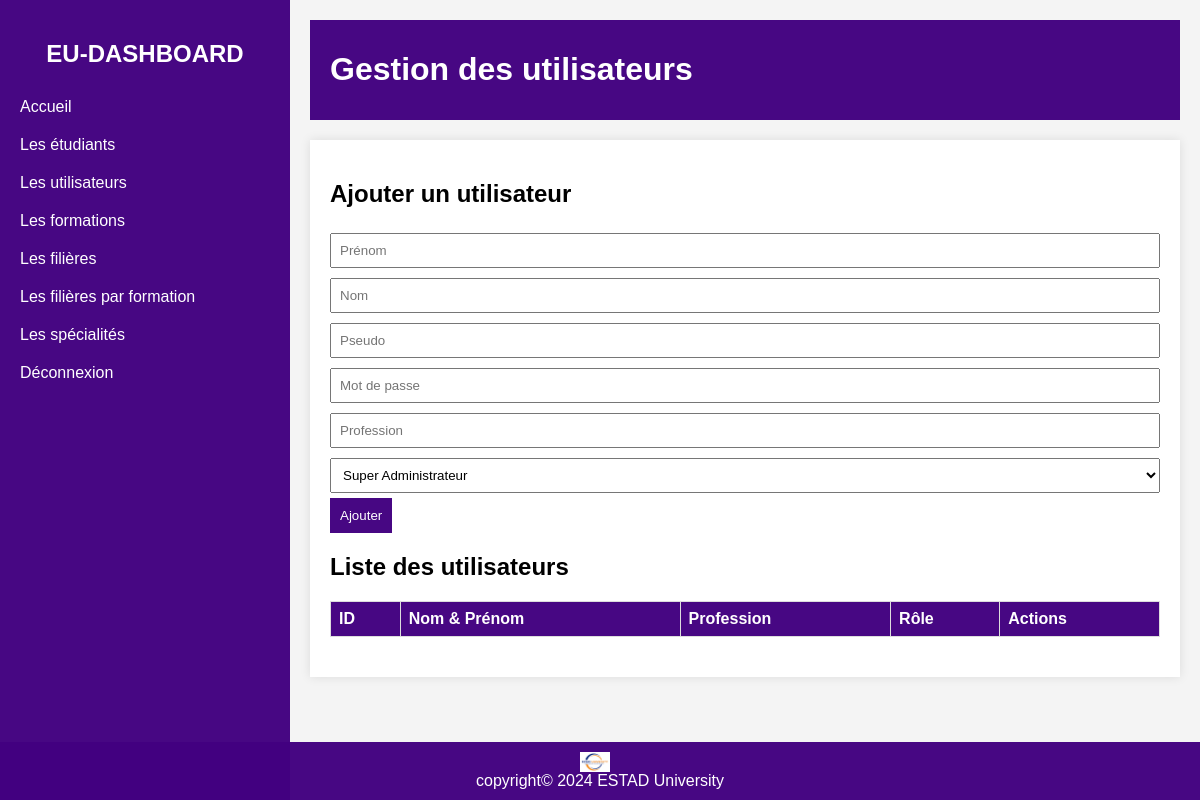
Before: /user_management.php with the older database file.
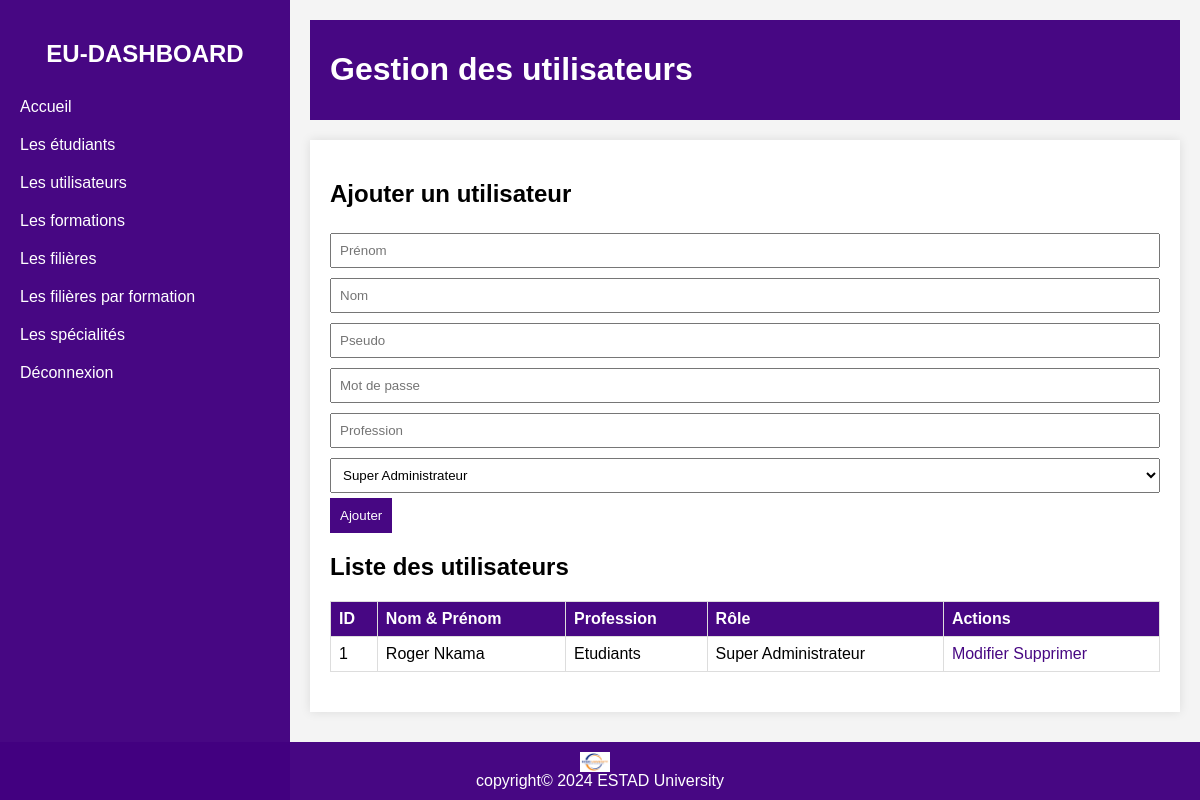
After: the same page with the newer database file.
### tables this page shows
CREATE TABLE IF NOT EXISTS `utilisateurs` (
  `id` int NOT NULL AUTO_INCREMENT,
  `nom` varchar(255) DEFAULT NULL,
  `prenom` varchar(255) DEFAULT NULL,
  `profession` varchar(255) DEFAULT NULL,
  `pseudo` varchar(255) NOT NULL,
  `mot_de_passe` varchar(255) NOT NULL,
  `role_id` int NOT NULL,
  PRIMARY KEY (`id`),
  UNIQUE KEY `id` (`id`),
  KEY `Utilisateurs_fk6` (`role_id`)
);

CREATE TABLE IF NOT EXISTS `role` (
  `id` int NOT NULL AUTO_INCREMENT,
  `libelle` varchar(255) DEFAULT NULL,
  PRIMARY KEY (`id`),
  UNIQUE KEY `id` (`id`)
);

### user_management.php (the view, shortened to what this page needs)
<?php
$database = new Database();
$db = $database->getConnection();
$query = "SELECT u.id id, nom, prenom, profession, role_id, pseudo, r.libelle libelle FROM utilisateurs u INNER JOIN role r on r.id = u.role_id";
$stmt = $db->prepare($query);
$stmt->execute();
$utilisateurs = $stmt->fetchAll(PDO::FETCH_ASSOC);
?>
<!DOCTYPE html>
<html lang="fr">
<head>
    <link rel="stylesheet" href="assets/css/admin.css">
    <link rel="stylesheet" href="assets/css/user_management.css">
</head>
<body>
    <div class="container">
        <div class="sidebar">
            <h2>EU-DASHBOARD</h2>
            <ul>
            <ul>
                <li><a href="eu_admin.php">Accueil</a></li>
                <li><a href="student_list.php">Les étudiants</a></li>
                <li><a href="user_management.php">Les utilisateurs</a></li>
                <li><a href="type_of_formation.php">Les formations</a></li>
                <li><a href="#">Les filières</a></li>
                <li><a href="#">Les filières par formation</a></li>
                <li><a href="#">Les spécialités</a></li>
                <li><a href="logout.php">Déconnexion</a></li>
            </ul>
        </div>
        <div class="main-content">
            <header>
                <h1>Gestion des utilisateurs</h1>
            </header>
            <div class="content">
                <h2>Ajouter un utilisateur</h2>
                <form method="post" action="user_management.php">
                    <input type="text" name="prenom" placeholder="Prénom">
                    <input type="text" name="nom" placeholder="Nom">
                    <input type="text" name="pseudo" placeholder="Pseudo">
                    <input type="password" name="mot_de_passe" placeholder="Mot de passe">
                    <input type="text" name="profession" placeholder="Profession">
                    <select name="role">
                        <option value="1">Super Administrateur</option>
                    </select>
                    <button type="submit" name="add_user">Ajouter</button>
                </form>
                <h2>Liste des utilisateurs</h2>
                <table>
                    <thead>
                        <tr>
                            <th>ID</th>
                            <th>Nom & Prénom</th>
                            <th>Profession</th>
                            <th>Rôle</th>
                            <th>Actions</th>
                        </tr>
                    </thead>
                    <tbody>
                        <?php foreach($utilisateurs as $utilisateur): ?>
                        <tr>
                            <td><?php echo htmlspecialchars($utilisateur['id']); ?></td>
                            <td><?php echo htmlspecialchars($utilisateur['prenom'] . ' ' . $utilisateur['nom']); ?></td>
                            <td><?php echo htmlspecialchars($utilisateur['profession']); ?></td>
                            <td><?php echo htmlspecialchars($utilisateur['libelle']); ?></td>
                            <td>
                                <a href="edit_user.php?id=<?php echo htmlspecialchars($utilisateur['id']); ?>">Modifier</a>
                                <a href="user_management.php?delete=<?php echo htmlspecialchars($utilisateur['id']); ?>" onclick="return confirm('Êtes-vous sûr de vouloir supprimer cet utilisateur?')">Supprimer</a>
                            </td>
                        </tr>
                        <?php endforeach; ?>
                    </tbody>
                </table>
            </div>
        </div>
    </div>
    <footer>
        <div><img src="assets/images/chapeau.png" alt="Logo ESTAD"></div>
        <span>copyright&copy; 2024 ESTAD University</span>
    </footer>
</body>
</html>

### assets/css/admin.css (style rules this page uses)
body { font-family: Arial, sans-serif; margin: 0; padding: 0; background-color: #f4f4f4; }
.container { display: flex; height: 100vh; }
.sidebar { width: 250px; background-color: rgba(66, 0, 128, 0.973); color: white; padding: 20px; }
.sidebar h2 { text-align: center; }
.sidebar ul { list-style-type: none; padding: 0; }
.sidebar ul li { padding: 10px 0; }
.sidebar ul li a { color: white; text-decoration: none; display: block; }
.main-content { flex: 1; padding: 20px; }
header { background-color: rgba(66, 0, 128, 0.973); color: white; padding: 10px 20px; margin-bottom: 20px; }
.content { background-color: white; padding: 20px; box-shadow: 0 0 10px rgba(0, 0, 0, 0.1); }

### assets/css/user_management.css (style rules this page uses)
form { margin-bottom: 20px; }
form input[type="text"], form input[type="password"], form select, input { padding: 8px; margin: 5px 0; width: 100%; box-sizing: border-box; }
form button { background-color: rgba(66, 0, 128, 0.973); color: white; padding: 10px; border: none; cursor: pointer; }
table { width: 100%; border-collapse: collapse; margin-bottom: 20px; }
table th, table td { border: 1px solid #dddddd; text-align: left; padding: 8px; }
table th { background-color: rgba(66, 0, 128, 0.973); color: white; }
table a { color: rgba(66, 0, 128, 0.973); text-decoration: none; }
footer { background-color: rgba(66, 0, 128, 0.973); color: white; text-align: center; padding: 10px 0; position: fixed; bottom: 0; width: 100%; }
footer img { height: 20px; vertical-align: middle; margin-right: 10px; }

Changed rows visible on the page:
added utilisateurs: id "1", prenom+nom "Roger Nkama", profession "Etudiants", role.libelle "Super Administrateur"
